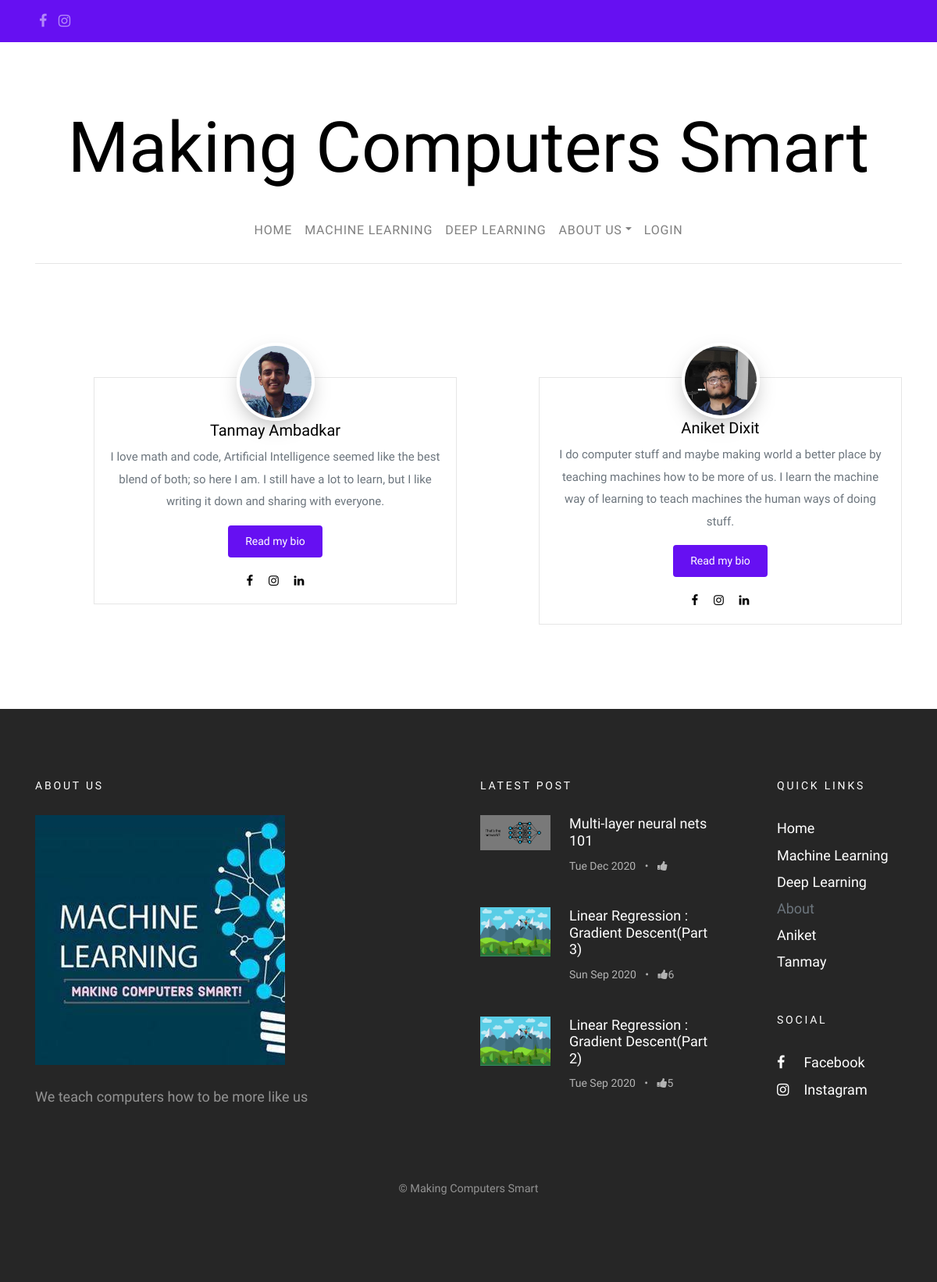
The page / on the database its author committed.
### blog/models.py (models this page shows, shortened)
class UserProfileInfo(models.Model):
    user = models.OneToOneField(User, on_delete= models.CASCADE)
    profile_img = models.ImageField(upload_to = 'profile_pics', blank = True)
    cover_image = models.ImageField(upload_to = 'cover_profile_img', blank = True)
    description = models.TextField(blank = True)
    writeup = models.TextField(blank = True)
    instagram = models.URLField(blank = True)
    facebook = models.URLField(blank = True)
    github = models.URLField(blank = True)
    linkedin = models.URLField(blank = True)
    email = models.EmailField(blank = True)

class Post(models.Model):
    types = (
        ('D', 'Deep Learning'),
        ('M', 'Machine Learning'),
    )
    author = models.ForeignKey('UserProfileInfo', on_delete = models.CASCADE)
    title = models.CharField(max_length = 200)
    cover_img = models.ImageField(upload_to = 'cover_image', blank = True)
    text = models.TextField()
    created_date = models.DateTimeField(default = timezone.now)
    published_date = models.DateTimeField(blank = True, null = True)
    type = models.CharField(max_length = 1, choices = types, blank = True)
    meta_tag = models.CharField(max_length = 160, blank = True)
    def approve_comments(self):
        return self.comments.filter(approved_comment=True)
    def get_total_likes(self):
        return self.likes.users.count()

class Like(models.Model):
    post = models.OneToOneField(Post, related_name = 'likes', on_delete=models.CASCADE)
    users = models.ManyToManyField(User, related_name='requirement_post_likes')
    created_at = models.DateTimeField(auto_now_add=True)
    updated_at = models.DateTimeField(auto_now=True)

### blog/views.py (the view)
# urls.py: path('', HomeView.as_view(), name = 'home'),
class HomeView(TemplateView):
    template_name = 'home.html'
    def get_context_data(self, **kwargs):
        context = super(HomeView, self).get_context_data(**kwargs)
        context['users'] = UserProfileInfo.objects.all()
        context['posts'] = Post.objects.filter(published_date__lte = timezone.now()).order_by('-published_date')[:3]
        return context

### blog/templates/blog/home.html (shortened to what this page needs)
{% extends "blog/base.html" %}
{%  load static %}
{% block content %}
   <section class="site-section pt-5 pb-5">
      <div class="container">
        <div class="row">
          <div class="col-md-12">
         </div>
       </div>
     </div>
   </section>
  <section class="site-section pt-5 pb-5">
    <div class="container">
      <div class="row blog-entries">
        {% for userp in users %}
        <div class="col-md-12 col-lg-6 sidebar">
          <div class="sidebar-box">
            <div class="bio text-center">
                  {% if userp.user.username == 'tanmay'  %}
                    <a href="{% url 'tanmay' %}"><img src="/media/{{userp.profile_img}}" loading="lazy" alt="Image Placeholder" class="img-fluid"></a>
                  {% else %}
                    <a href="{% url 'aniket' %}"><img src="/media/{{userp.profile_img}}" loading="lazy" alt="Image Placeholder" class="img-fluid"></a>
                  {% endif %}
              <div class="bio-body">
                <h2>{{userp.user.first_name}} {{userp.user.last_name}}</h2>
                <p>{{userp.description}}</p>
                {% if userp.user.username == 'tanmay'  %}
                      <p><a href="{% url 'tanmay' %}" class="btn btn-primary btn-sm rounded">Read my bio</a></p>
                {% else %}
                      <p><a href="{% url 'aniket' %}" class="btn btn-primary btn-sm rounded">Read my bio</a></p>
                {% endif %}
		          <p class="social">
                  <a href="{{userp.facebook}}" rel="noreferrer" target="_blank" class="p-2"><span class="fa fa-facebook"></span></a>
                  <a href="{{userp.instagram}}" rel="noreferrer" target="_blank" class="p-2"><span class="fa fa-instagram"></span></a>
               	  <a href ="{{userp.linkedin}}" rel="noreferrer" target="_blank" class="p-2"><span class='fa fa-linkedin'></span></a>
		          </p>
              </div>
            </div>
          </div>
        </div>
        {% endfor %}
      </div>
    </div>
  </section>
{% endblock  %}
{% block footerblock %}
    {% for post in posts %}
    <ul>
      <li>
        <a href="{% url 'post_detail' pk=post.pk %}">
          <img src="/media/{{post.cover_img}}" alt="Image placeholder" class="mr-4" loading="lazy">
          <div class="text">
            <h4>{{post.title}}</h4>
            <div class="post-meta">
              <span class="mr-2">{{ post.published_date|date:"D M Y"}} </span> &bullet;
              <span class="ml-2"><span class="fa fa-thumbs-up"></span>{{post.get_total_likes}}</span>
            </div>
          </div>
        </a>
      </li>
    </ul>
    {% endfor %}
{% endblock  %}

### static/css/style.css (style rules this page uses)
body { background: #ccc url("../images/photography.png") repeat; font-family: "Inconsolata", SFMono-Regular, Menlo, Monaco, Consolas, "Liberation Mono", "Courier New", monospace; font-weight: 300; font-size: 18px; line-height: 1.9; color: #6c757d; }
a { -webkit-transition: .3s all ease; -o-transition: .3s all ease; transition: .3s all ease; text-decoration: none; }
h1, h2, h3, h4, h5 { color: #000; font-family: "Josefin Sans", -apple-system, BlinkMacSystemFont, "Segoe UI", Roboto, "Helvetica Neue", Arial, sans-serif, "Apple Color Emoji", "Segoe UI Emoji", "Segoe UI Symbol", "Noto Color Emoji"; }
.bio { padding: 15px; background: #fff; border: 1px solid #e6e6e6; font-weight: 400; }
.bio img { border: 4px solid #fff; -webkit-box-shadow: 0 10px 30px -10px rgba(0, 0, 0, 0.4); box-shadow: 0 10px 30px -10px rgba(0, 0, 0, 0.4); max-width: 100px; margin-top: -4em; border-radius: 50%; position: relative; margin-bottom: 30px; }
.bio h2 { font-size: 20px; }
.bio .bio-body .social a { color: #000; }
.site-section { padding: 7em 0; }
.btn, .form-control { outline: none; -webkit-box-shadow: none !important; box-shadow: none !important; border-radius: 0; }
.btn { -webkit-transition: .3s all ease; -o-transition: .3s all ease; transition: .3s all ease; padding: 8px 20px; }
.btn.btn-primary { color: #fff; border-width: 2px; }
.btn.btn-sm { font-size: 14px; }
.sidebar { padding-left: 5em; }
.sidebar-box { margin-bottom: 4em; font-size: 15px; width: 100%; float: left; background: #fff; }
.sidebar-box *:last-child { margin-bottom: 0; }
.post-entry-sidebar .post-meta { font-size: 14px; color: #b3b3b3; }
.post-entry-sidebar ul { padding: 0; margin: 0; }
.post-entry-sidebar ul li { list-style: none; padding: 0 0 20px 0; margin: 0 0 20px 0; }
.post-entry-sidebar ul li a { display: table; }
.post-entry-sidebar ul li a img { width: 90px; }
.post-entry-sidebar ul li a img, .post-entry-sidebar ul li a .text { display: table-cell; vertical-align: middle; }
.post-entry-sidebar ul li a .text h4 { font-size: 18px; }
.site-footer .post-entry-sidebar ul li a h4 { color: #fff; }
.site-footer a { color: #fff; }

### rows shown on the page
UserProfileInfo: profile_img (picture), user.first_name "Tanmay", user.last_name "Ambadkar", description "I love math and code, Artificial Intelligence seemed like the best blend of both; so here I am. I still have a lot to learn, but I like writing it down and sharing with everyone.", shows "Read my bio"
UserProfileInfo: profile_img (picture), user.first_name "Aniket", user.last_name "Dixit", description "I do computer stuff and maybe making world a better place by teaching machines how to be more of us. I learn the machine way of learning to teach machines the human ways of doing stuff.", shows "Read my bio"
Post: cover_img (picture), title "Multi-layer neural nets 101", published_date "Tue Dec 2020"
Post: cover_img (picture), title "Linear Regression : Gradient Descent(Part 3)", published_date "Sun Sep 2020", get_total_likes "6"
Post: cover_img (picture), title "Linear Regression : Gradient Descent(Part 2)", published_date "Tue Sep 2020", get_total_likes "5"
